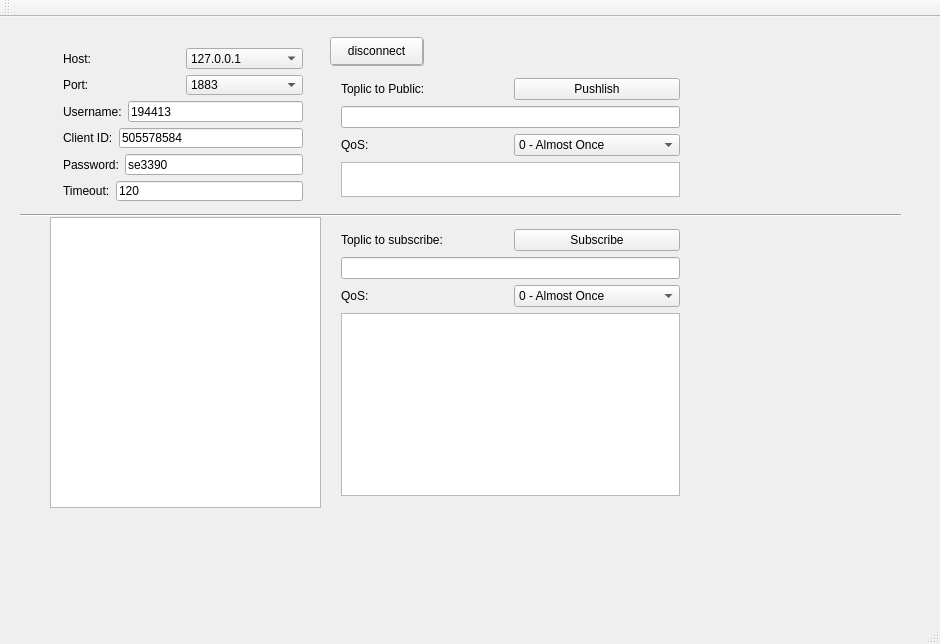
<?xml version="1.0" encoding="UTF-8"?>
<ui version="4.0">
 <class>MainWindow</class>
 <widget class="QMainWindow" name="MainWindow">
  <property name="geometry">
   <rect>
    <x>0</x>
    <y>0</y>
    <width>940</width>
    <height>644</height>
   </rect>
  </property>
  <property name="windowTitle">
   <string>MainWindow</string>
  </property>
  <widget class="QWidget" name="centralWidget">
   <widget class="QPushButton" name="connect_pushButton">
    <property name="geometry">
     <rect>
      <x>331</x>
      <y>21</y>
      <width>93</width>
      <height>28</height>
     </rect>
    </property>
    <property name="text">
     <string>connect</string>
    </property>
   </widget>
   <widget class="QPushButton" name="disconnect_pushButton">
    <property name="geometry">
     <rect>
      <x>330</x>
      <y>20</y>
      <width>93</width>
      <height>28</height>
     </rect>
    </property>
    <property name="text">
     <string>disconnect</string>
    </property>
   </widget>
   <widget class="QTextBrowser" name="show_state_browser">
    <property name="geometry">
     <rect>
      <x>50</x>
      <y>200</y>
      <width>271</width>
      <height>291</height>
     </rect>
    </property>
   </widget>
   <widget class="Line" name="line">
    <property name="geometry">
     <rect>
      <x>20</x>
      <y>190</y>
      <width>881</width>
      <height>16</height>
     </rect>
    </property>
    <property name="orientation">
     <enum>Qt::Horizontal</enum>
    </property>
   </widget>
   <widget class="QWidget" name="">
    <property name="geometry">
     <rect>
      <x>52</x>
      <y>20</y>
      <width>262</width>
      <height>175</height>
     </rect>
    </property>
    <layout class="QVBoxLayout" name="mqtt_message_verticalLayout">
     <item>
      <layout class="QHBoxLayout" name="horizontalLayout">
       <item>
        <widget class="QLabel" name="label">
         <property name="text">
          <string>Host:</string>
         </property>
        </widget>
       </item>
       <item>
        <widget class="QComboBox" name="Host_comboBox">
         <item>
          <property name="text">
           <string>127.0.0.1</string>
          </property>
         </item>
         <item>
          <property name="text">
           <string>183.230.40.39</string>
          </property>
         </item>
         <item>
          <property name="text">
           <string>iot.eclipse.org</string>
          </property>
         </item>
        </widget>
       </item>
      </layout>
     </item>
     <item>
      <layout class="QHBoxLayout" name="horizontalLayout_2">
       <item>
        <widget class="QLabel" name="label_2">
         <property name="text">
          <string>Port:</string>
         </property>
        </widget>
       </item>
       <item>
        <widget class="QComboBox" name="Port_comboBox">
         <item>
          <property name="text">
           <string>1883</string>
          </property>
         </item>
         <item>
          <property name="text">
           <string>6002</string>
          </property>
         </item>
        </widget>
       </item>
      </layout>
     </item>
     <item>
      <layout class="QHBoxLayout" name="horizontalLayout_3">
       <item>
        <widget class="QLabel" name="label_3">
         <property name="text">
          <string>Username:</string>
         </property>
        </widget>
       </item>
       <item>
        <widget class="QLineEdit" name="IN_Usernae">
         <property name="text">
          <string>194413</string>
         </property>
        </widget>
       </item>
      </layout>
     </item>
     <item>
      <layout class="QHBoxLayout" name="horizontalLayout_4">
       <item>
        <widget class="QLabel" name="label_4">
         <property name="text">
          <string>Client ID:</string>
         </property>
        </widget>
       </item>
       <item>
        <widget class="QLineEdit" name="IN_Client_ID">
         <property name="text">
          <string>505578584</string>
         </property>
        </widget>
       </item>
      </layout>
     </item>
     <item>
      <layout class="QHBoxLayout" name="horizontalLayout_5">
       <item>
        <widget class="QLabel" name="label_5">
         <property name="text">
          <string>Password:</string>
         </property>
        </widget>
       </item>
       <item>
        <widget class="QLineEdit" name="IN_Password">
         <property name="text">
          <string>se3390</string>
         </property>
        </widget>
       </item>
      </layout>
     </item>
     <item>
      <layout class="QHBoxLayout" name="horizontalLayout_6">
       <item>
        <widget class="QLabel" name="label_6">
         <property name="text">
          <string>Timeout:</string>
         </property>
        </widget>
       </item>
       <item>
        <widget class="QLineEdit" name="IN_Timeout">
         <property name="text">
          <string>120</string>
         </property>
        </widget>
       </item>
      </layout>
     </item>
    </layout>
   </widget>
   <widget class="QWidget" name="">
    <property name="geometry">
     <rect>
      <x>330</x>
      <y>50</y>
      <width>361</width>
      <height>141</height>
     </rect>
    </property>
    <layout class="QVBoxLayout" name="Public_verticalLayout">
     <item>
      <layout class="QHBoxLayout" name="horizontalLayout_8">
       <item>
        <widget class="QLabel" name="label_7">
         <property name="text">
          <string>Toplic to Public:</string>
         </property>
        </widget>
       </item>
       <item>
        <widget class="QPushButton" name="Pushlish_pushButton">
         <property name="focusPolicy">
          <enum>Qt::StrongFocus</enum>
         </property>
         <property name="text">
          <string>Pushlish</string>
         </property>
        </widget>
       </item>
      </layout>
     </item>
     <item>
      <widget class="QLineEdit" name="Toplic_public_lineEdit"/>
     </item>
     <item>
      <layout class="QHBoxLayout" name="horizontalLayout_7">
       <item>
        <widget class="QLabel" name="label_8">
         <property name="text">
          <string>QoS:</string>
         </property>
        </widget>
       </item>
       <item>
        <widget class="QComboBox" name="Public_Qos">
         <item>
          <property name="text">
           <string>0 - Almost Once</string>
          </property>
         </item>
         <item>
          <property name="text">
           <string>1 - Atleast Once</string>
          </property>
         </item>
         <item>
          <property name="text">
           <string>2 - Exactly Once</string>
          </property>
         </item>
        </widget>
       </item>
      </layout>
     </item>
     <item>
      <widget class="QTextEdit" name="Public_message_textEdit"/>
     </item>
    </layout>
   </widget>
   <widget class="QWidget" name="">
    <property name="geometry">
     <rect>
      <x>330</x>
      <y>201</y>
      <width>361</width>
      <height>289</height>
     </rect>
    </property>
    <layout class="QVBoxLayout" name="Subscribe_verticalLayout">
     <item>
      <layout class="QHBoxLayout" name="horizontalLayout_9">
       <item>
        <widget class="QLabel" name="label_9">
         <property name="text">
          <string>Toplic to subscribe:</string>
         </property>
        </widget>
       </item>
       <item>
        <widget class="QPushButton" name="Subscribe_pushButton">
         <property name="text">
          <string>Subscribe</string>
         </property>
        </widget>
       </item>
      </layout>
     </item>
     <item>
      <widget class="QLineEdit" name="Subscribe_lineEdit"/>
     </item>
     <item>
      <layout class="QHBoxLayout" name="horizontalLayout_10">
       <item>
        <widget class="QLabel" name="label_10">
         <property name="text">
          <string>QoS:</string>
         </property>
        </widget>
       </item>
       <item>
        <widget class="QComboBox" name="Subscribe_Qos">
         <item>
          <property name="text">
           <string>0 - Almost Once</string>
          </property>
         </item>
         <item>
          <property name="text">
           <string>1 - Atleast Once</string>
          </property>
         </item>
         <item>
          <property name="text">
           <string>2 - Exactly Once</string>
          </property>
         </item>
        </widget>
       </item>
      </layout>
     </item>
     <item>
      <widget class="QTextBrowser" name="SubscribeMessage_Rece"/>
     </item>
    </layout>
   </widget>
   <zorder>connect_pushButton</zorder>
   <zorder>disconnect_pushButton</zorder>
   <zorder>Pushlish_pushButton</zorder>
   <zorder>label</zorder>
   <zorder>label_2</zorder>
   <zorder>label_3</zorder>
   <zorder>IN_Usernae</zorder>
   <zorder>label_4</zorder>
   <zorder>IN_Client_ID</zorder>
   <zorder>label_5</zorder>
   <zorder>IN_Password</zorder>
   <zorder>label_6</zorder>
   <zorder>IN_Timeout</zorder>
   <zorder>Host_comboBox</zorder>
   <zorder>Port_comboBox</zorder>
   <zorder>label_7</zorder>
   <zorder>Toplic_public_lineEdit</zorder>
   <zorder>label_8</zorder>
   <zorder>Public_Qos</zorder>
   <zorder>Public_message_textEdit</zorder>
   <zorder>label_9</zorder>
   <zorder>Subscribe_pushButton</zorder>
   <zorder>label_10</zorder>
   <zorder>Subscribe_Qos</zorder>
   <zorder>SubscribeMessage_Rece</zorder>
   <zorder>Subscribe_Qos</zorder>
   <zorder>Subscribe_lineEdit</zorder>
   <zorder>show_state_browser</zorder>
   <zorder>line</zorder>
  </widget>
  <widget class="QMenuBar" name="menuBar">
   <property name="geometry">
    <rect>
     <x>0</x>
     <y>0</y>
     <width>940</width>
     <height>26</height>
    </rect>
   </property>
  </widget>
  <widget class="QToolBar" name="mainToolBar">
   <attribute name="toolBarArea">
    <enum>TopToolBarArea</enum>
   </attribute>
   <attribute name="toolBarBreak">
    <bool>false</bool>
   </attribute>
  </widget>
  <widget class="QStatusBar" name="statusBar"/>
 </widget>
 <layoutdefault spacing="6" margin="11"/>
 <resources/>
 <connections/>
</ui>
